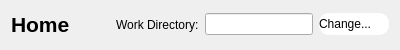
          <widget class="QWidget" name="startbar_widget" native="true">
           <property name="maximumSize">
            <size>
             <width>16777215</width>
             <height>50</height>
            </size>
           </property>
           <property name="styleSheet">
            <string notr="true"/>
           </property>
           <layout class="QGridLayout" name="gridLayout_3">
            <item row="0" column="0">
             <layout class="QHBoxLayout" name="horizontalLayout_2">
              <item>
               <widget class="QLabel" name="label_3">
                <property name="font">
                 <font>
                  <pointsize>16</pointsize>
                  <bold>true</bold>
                 </font>
                </property>
                <property name="text">
                 <string>Home</string>
                </property>
               </widget>
              </item>
              <item>
               <spacer name="horizontalSpacer">
                <property name="orientation">
                 <enum>Qt::Orientation::Horizontal</enum>
                </property>
                <property name="sizeHint" stdset="0">
                 <size>
                  <width>40</width>
                  <height>20</height>
                 </size>
                </property>
               </spacer>
              </item>
              <item>
               <widget class="QLabel" name="label_4">
                <property name="text">
                 <string>Work Directory:</string>
                </property>
               </widget>
              </item>
              <item>
               <widget class="QLineEdit" name="workpath_lineedit">
                <property name="readOnly">
                 <bool>true</bool>
                </property>
               </widget>
              </item>
              <item>
               <widget class="QPushButton" name="changedir_button">
                <property name="sizePolicy">
                 <sizepolicy hsizetype="Fixed" vsizetype="Fixed">
                  <horstretch>0</horstretch>
                  <verstretch>0</verstretch>
                 </sizepolicy>
                </property>
                <property name="minimumSize">
                 <size>
                  <width>70</width>
                  <height>0</height>
                 </size>
                </property>
                <property name="maximumSize">
                 <size>
                  <width>80</width>
                  <height>22</height>
                 </size>
                </property>
                <property name="styleSheet">
                 <string notr="true">QPushButton{
	background-color:white;
	color:black;
	text-align:left;
	border:none;
	height:30px;
	border-radius:10px;
}</string>
                </property>
                <property name="text">
                 <string>Change...</string>
                </property>
                <property name="checkable">
                 <bool>true</bool>
                </property>
               </widget>
              </item>
             </layout>
            </item>
           </layout>
          </widget>
